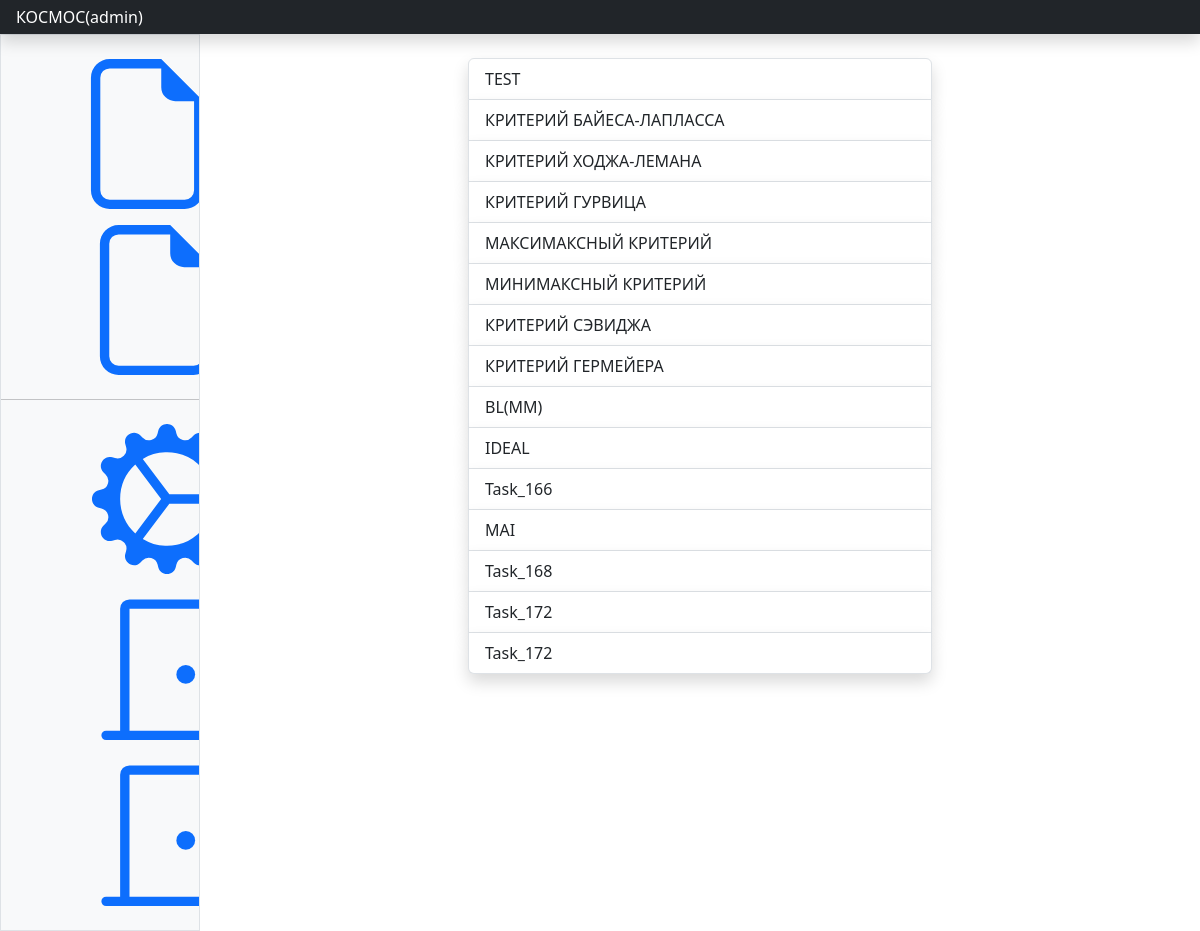
The app's page / (signed in) with its own data.
### products/models.py (models this page shows, shortened)
class Task(models.Model):
    user = models.ForeignKey(User, verbose_name='Пользователь', on_delete=models.PROTECT)
    name = models.CharField(max_length=150)
    result = models.JSONField(default=dict, blank=True)
    methods = models.ManyToManyField(Method)
    aux_params = models.JSONField(default=dict, blank=True)
    changed = models.BooleanField(default=False)
    enable_normalization = models.BooleanField(default=False)
    use_normalized = models.BooleanField(default=False)

### products/views.py (the view)
# urls.py: path('', tasks, name='list_tasks'),
def tasks(request):
    if not request.user.is_authenticated:
        return redirect('products:login_view')
    else:
        tasks = list()
        if request.user.is_active:
            if request.user.is_superuser:
                tasks = Task.objects.filter()
            else:
                tasks = Task.objects.filter(user=request.user)
        return render(request, "tasks/tasks.html", {'tasks': tasks})

### templates/tasks/tasks.html
{% extends "main.html" %}
{% block content %}
<div class="container-fluid">
    <div class="row justify-content-md-center">
        <div class="col-md-6">
            <div class="list-group ">
                {% for task in tasks %}
                <a href="{% url 'products:task' task.id %}" class="list-group-item list-group-item-action shadow">{{ task.name }}</a>
                {% endfor %}
            </div>
        </div>
    </div>
</div>
{% endblock content %}

### templates/main.html (shortened to what this page needs)
{% extends "base.html" %}
{% block main %}
<header class="navbar sticky-top bg-dark flex-md-nowrap p-0 shadow" data-bs-theme="dark">
    <a class="navbar-brand col-md-3 col-lg-2 me-0 px-3 fs-6 text-white" href="/">КОСМОС({{ user }})</a>
</header>
<div class="container-fluid">
    <div class="row">
        <div class="sidebar border border-right col-md-3 col-lg-2 p-0 bg-body-tertiary">
            <div class="offcanvas-md offcanvas-end bg-body-tertiary" tabindex="-1" id="sidebarMenu" aria-labelledby="sidebarMenuLabel">
                <div class="offcanvas-body d-md-flex flex-column p-0 pt-lg-3 overflow-y-auto">
                    <ul class="nav flex-column">
                        <li class="nav-item"><a class="nav-link d-flex align-items-center gap-2" href="{% url 'products:add_task' %}">      <svg class="bi"><use xlink:href="#file-earmark"></use></svg>Добавить задачу</a></li>
                        <li class="nav-item"><a class="nav-link d-flex align-items-center gap-2" href="{% url 'products:list_tasks' %}">    <svg class="bi"><use xlink:href="#file-earmark"></use></svg>Список задач</a></li>
                    </ul>
                    <hr class="my-3">
                    <ul class="nav flex-column mb-auto">
                        <li class="nav-item">
                            <a class="nav-link d-flex align-items-center gap-2" href="#">
                                <svg class="bi">
                                    <use xlink:href="#gear-wide-connected"></use>
                                </svg>
                            </a>
                        </li>
                        <li class="nav-item">
                            <a class="nav-link d-flex align-items-center gap-2" href="/logout/">
                                <svg class="bi">
                                    <use xlink:href="#door-closed"></use>
                                </svg>
                            </a>
                            <form action="{% url 'logout' %}" method="post">
                                <button type="submit" class="nav-link d-flex align-items-center gap-2"><svg class="bi">
                                    <use xlink:href="#door-closed"></use>
                                </svg>Выход</button>
                            </form>
                        </li>
                    </ul>
                </div>
            </div>
        </div>
        <main class="col-md-9 ms-sm-auto col-lg-10 px-md-4">
            <div class="my-4 w-100">
                <div class="row">
                    {% block content %}{% endblock %}
                </div>
            </div>
        </main>
    </div>
</div>
{% endblock main %}

### templates/base.html (style rules this page uses)
.bi { vertical-align: -.125em; fill: currentColor; }

### records on screen
Task: name "TEST"
Task: name "КРИТЕРИЙ БАЙЕСА-ЛАПЛАССА"
Task: name "КРИТЕРИЙ ХОДЖА-ЛЕМАНА"
Task: name "КРИТЕРИЙ ГУРВИЦА"
Task: name "МАКСИМАКСНЫЙ КРИТЕРИЙ"
Task: name "МИНИМАКСНЫЙ КРИТЕРИЙ"
Task: name "КРИТЕРИЙ СЭВИДЖА"
Task: name "КРИТЕРИЙ ГЕРМЕЙЕРА"
Task: name "BL(MM)"
Task: name "IDEAL"
Task: name "Task_166"
Task: name "MAI"
Task: name "Task_168"
Task: name "Task_172"
Task: name "Task_172"

### other values on screen
{{ user }} "admin"
